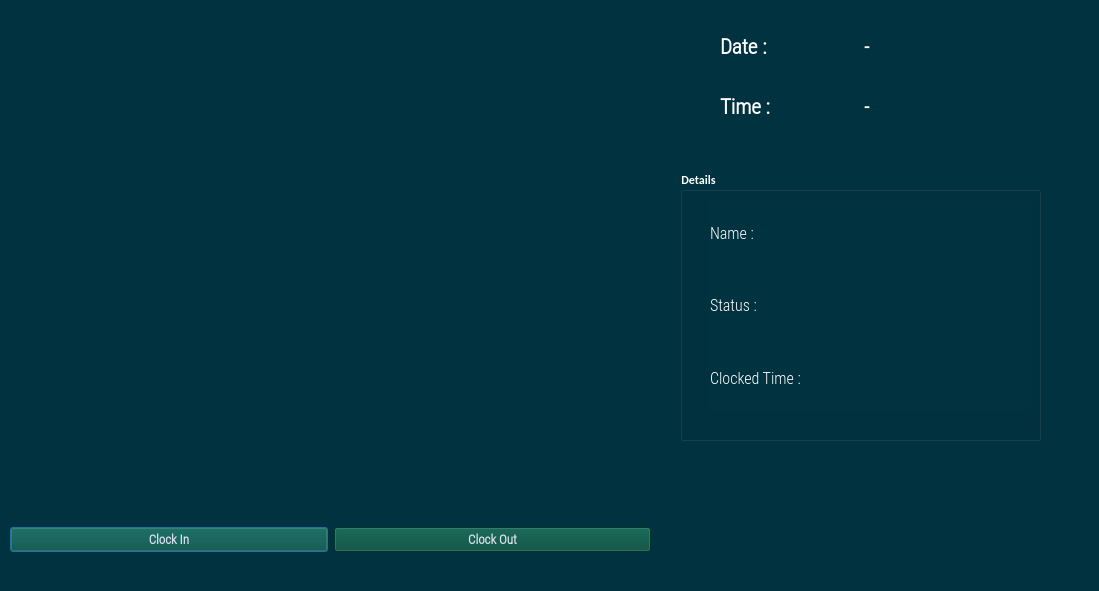
<?xml version="1.0" encoding="UTF-8"?>
<ui version="4.0">
 <class>OutputDialog</class>
 <widget class="QDialog" name="OutputDialog">
  <property name="geometry">
   <rect>
    <x>0</x>
    <y>0</y>
    <width>1099</width>
    <height>591</height>
   </rect>
  </property>
  <property name="minimumSize">
   <size>
    <width>0</width>
    <height>0</height>
   </size>
  </property>
  <property name="maximumSize">
   <size>
    <width>1280</width>
    <height>720</height>
   </size>
  </property>
  <property name="font">
   <font>
    <family>Calibri</family>
    <weight>75</weight>
    <bold>true</bold>
   </font>
  </property>
  <property name="windowTitle">
   <string>Face Recognition Attendance App</string>
  </property>
  <property name="styleSheet">
   <string notr="true">background-color: rgb(1, 50, 64);</string>
  </property>
  <widget class="QLabel" name="imgLabel">
   <property name="geometry">
    <rect>
     <x>10</x>
     <y>10</y>
     <width>640</width>
     <height>480</height>
    </rect>
   </property>
   <property name="minimumSize">
    <size>
     <width>4</width>
     <height>0</height>
    </size>
   </property>
   <property name="maximumSize">
    <size>
     <width>640</width>
     <height>480</height>
    </size>
   </property>
   <property name="text">
    <string/>
   </property>
  </widget>
  <widget class="QWidget" name="horizontalLayoutWidget">
   <property name="geometry">
    <rect>
     <x>10</x>
     <y>500</y>
     <width>641</width>
     <height>80</height>
    </rect>
   </property>
   <layout class="QHBoxLayout" name="horizontalLayout">
    <item>
     <widget class="QPushButton" name="ClockInButton">
      <property name="font">
       <font>
        <family>Roboto Condensed Light</family>
        <pointsize>10</pointsize>
        <weight>75</weight>
        <bold>true</bold>
       </font>
      </property>
      <property name="styleSheet">
       <string notr="true">background-color: rgb(0, 74, 59);
color: rgb(219, 226, 239);</string>
      </property>
      <property name="text">
       <string>Clock In</string>
      </property>
      <property name="checkable">
       <bool>true</bool>
      </property>
     </widget>
    </item>
    <item>
     <widget class="QPushButton" name="ClockOutButton">
      <property name="font">
       <font>
        <family>Roboto Condensed Light</family>
        <pointsize>10</pointsize>
        <weight>75</weight>
        <bold>true</bold>
       </font>
      </property>
      <property name="styleSheet">
       <string notr="true">background-color: rgb(0, 74, 59);
color: rgb(219, 226, 239);</string>
      </property>
      <property name="text">
       <string>Clock Out</string>
      </property>
      <property name="checkable">
       <bool>true</bool>
      </property>
     </widget>
    </item>
   </layout>
  </widget>
  <widget class="QWidget" name="gridLayoutWidget">
   <property name="geometry">
    <rect>
     <x>720</x>
     <y>20</y>
     <width>281</width>
     <height>113</height>
    </rect>
   </property>
   <layout class="QGridLayout" name="gridLayout_2">
    <item row="1" column="1">
     <widget class="QLabel" name="Time_Label">
      <property name="font">
       <font>
        <family>Roboto Condensed Light</family>
        <pointsize>15</pointsize>
        <weight>75</weight>
        <bold>true</bold>
       </font>
      </property>
      <property name="styleSheet">
       <string notr="true">color: rgb(255, 255, 255);</string>
      </property>
      <property name="text">
       <string>-</string>
      </property>
     </widget>
    </item>
    <item row="0" column="1">
     <widget class="QLabel" name="Date_Label">
      <property name="font">
       <font>
        <family>Roboto Condensed Light</family>
        <pointsize>15</pointsize>
        <weight>75</weight>
        <bold>true</bold>
       </font>
      </property>
      <property name="styleSheet">
       <string notr="true">color: rgb(255, 255, 255);</string>
      </property>
      <property name="text">
       <string>-</string>
      </property>
     </widget>
    </item>
    <item row="1" column="0">
     <widget class="QLabel" name="label_2">
      <property name="font">
       <font>
        <family>Roboto Condensed Light</family>
        <pointsize>16</pointsize>
        <weight>75</weight>
        <bold>true</bold>
       </font>
      </property>
      <property name="styleSheet">
       <string notr="true">color: rgb(255, 255, 255);</string>
      </property>
      <property name="text">
       <string>Time :</string>
      </property>
     </widget>
    </item>
    <item row="0" column="0">
     <widget class="QLabel" name="label">
      <property name="font">
       <font>
        <family>Roboto Condensed Light</family>
        <pointsize>16</pointsize>
        <weight>75</weight>
        <bold>true</bold>
       </font>
      </property>
      <property name="styleSheet">
       <string notr="true">color: rgb(255, 255, 255);</string>
      </property>
      <property name="text">
       <string>Date :</string>
      </property>
     </widget>
    </item>
   </layout>
  </widget>
  <widget class="QGroupBox" name="groupBox">
   <property name="geometry">
    <rect>
     <x>680</x>
     <y>170</y>
     <width>361</width>
     <height>271</height>
    </rect>
   </property>
   <property name="styleSheet">
    <string notr="true">color: rgb(255, 255, 255);</string>
   </property>
   <property name="title">
    <string>Details</string>
   </property>
   <widget class="QWidget" name="verticalLayoutWidget">
    <property name="geometry">
     <rect>
      <x>30</x>
      <y>30</y>
      <width>141</width>
      <height>211</height>
     </rect>
    </property>
    <layout class="QVBoxLayout" name="verticalLayout">
     <item>
      <widget class="QLabel" name="label_3">
       <property name="font">
        <font>
         <family>Roboto Condensed Light</family>
         <pointsize>12</pointsize>
         <weight>50</weight>
         <bold>false</bold>
        </font>
       </property>
       <property name="styleSheet">
        <string notr="true">color: rgb(255, 255, 255);</string>
       </property>
       <property name="text">
        <string>Name : </string>
       </property>
      </widget>
     </item>
     <item>
      <widget class="QLabel" name="label_4">
       <property name="font">
        <font>
         <family>Roboto Condensed Light</family>
         <pointsize>12</pointsize>
         <weight>50</weight>
         <bold>false</bold>
        </font>
       </property>
       <property name="styleSheet">
        <string notr="true">color: rgb(255, 255, 255);</string>
       </property>
       <property name="text">
        <string>Status :</string>
       </property>
      </widget>
     </item>
     <item>
      <widget class="QLabel" name="label_5">
       <property name="font">
        <font>
         <family>Roboto Condensed Light</family>
         <pointsize>12</pointsize>
         <weight>50</weight>
         <bold>false</bold>
        </font>
       </property>
       <property name="styleSheet">
        <string notr="true">color: rgb(255, 255, 255);</string>
       </property>
       <property name="text">
        <string>Clocked Time : </string>
       </property>
      </widget>
     </item>
    </layout>
   </widget>
   <widget class="QWidget" name="verticalLayoutWidget_2">
    <property name="geometry">
     <rect>
      <x>160</x>
      <y>30</y>
      <width>191</width>
      <height>211</height>
     </rect>
    </property>
    <layout class="QVBoxLayout" name="verticalLayout_2">
     <item>
      <widget class="QLabel" name="NameLabel">
       <property name="font">
        <font>
         <family>Roboto Condensed Light</family>
         <pointsize>12</pointsize>
         <weight>50</weight>
         <bold>false</bold>
        </font>
       </property>
       <property name="styleSheet">
        <string notr="true">color: rgb(255, 255, 255);</string>
       </property>
       <property name="text">
        <string/>
       </property>
      </widget>
     </item>
     <item>
      <widget class="QLabel" name="StatusLabel">
       <property name="font">
        <font>
         <family>Roboto Condensed Light</family>
         <pointsize>12</pointsize>
         <weight>50</weight>
         <bold>false</bold>
        </font>
       </property>
       <property name="styleSheet">
        <string notr="true">color: rgb(255, 255, 255);</string>
       </property>
       <property name="text">
        <string/>
       </property>
      </widget>
     </item>
     <item>
      <layout class="QHBoxLayout" name="horizontalLayout_2">
       <item>
        <widget class="QLabel" name="HoursLabel">
         <property name="font">
          <font>
           <family>Roboto Condensed Light</family>
           <pointsize>12</pointsize>
           <weight>50</weight>
           <bold>false</bold>
          </font>
         </property>
         <property name="styleSheet">
          <string notr="true">color: rgb(255, 255, 255);</string>
         </property>
         <property name="text">
          <string/>
         </property>
        </widget>
       </item>
       <item>
        <widget class="QLabel" name="MinLabel">
         <property name="font">
          <font>
           <family>Roboto Condensed Light</family>
           <pointsize>12</pointsize>
           <weight>50</weight>
           <bold>false</bold>
          </font>
         </property>
         <property name="text">
          <string/>
         </property>
        </widget>
       </item>
      </layout>
     </item>
    </layout>
   </widget>
  </widget>
 </widget>
 <resources>
  <include location="resource.qrc"/>
 </resources>
 <connections/>
</ui>
